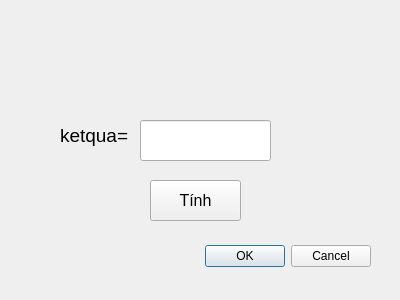
<?xml version="1.0" encoding="UTF-8"?>
<ui version="4.0">
 <class>Dialog</class>
 <widget class="QDialog" name="Dialog">
  <property name="geometry">
   <rect>
    <x>0</x>
    <y>0</y>
    <width>400</width>
    <height>300</height>
   </rect>
  </property>
  <property name="windowTitle">
   <string>Dialog</string>
  </property>
  <widget class="QDialogButtonBox" name="buttonBox">
   <property name="geometry">
    <rect>
     <x>30</x>
     <y>240</y>
     <width>341</width>
     <height>32</height>
    </rect>
   </property>
   <property name="orientation">
    <enum>Qt::Horizontal</enum>
   </property>
   <property name="standardButtons">
    <set>QDialogButtonBox::Cancel|QDialogButtonBox::Ok</set>
   </property>
  </widget>
  <widget class="QLabel" name="label">
   <property name="geometry">
    <rect>
     <x>60</x>
     <y>110</y>
     <width>81</width>
     <height>51</height>
    </rect>
   </property>
   <property name="font">
    <font>
     <pointsize>14</pointsize>
    </font>
   </property>
   <property name="text">
    <string>ketqua=</string>
   </property>
  </widget>
  <widget class="QLineEdit" name="lineEdit">
   <property name="geometry">
    <rect>
     <x>140</x>
     <y>120</y>
     <width>131</width>
     <height>41</height>
    </rect>
   </property>
   <property name="font">
    <font>
     <pointsize>12</pointsize>
    </font>
   </property>
  </widget>
  <widget class="QPushButton" name="pushButton">
   <property name="geometry">
    <rect>
     <x>150</x>
     <y>180</y>
     <width>91</width>
     <height>41</height>
    </rect>
   </property>
   <property name="font">
    <font>
     <pointsize>12</pointsize>
    </font>
   </property>
   <property name="text">
    <string>Tính</string>
   </property>
  </widget>
 </widget>
 <resources/>
 <connections>
  <connection>
   <sender>buttonBox</sender>
   <signal>accepted()</signal>
   <receiver>Dialog</receiver>
   <slot>accept()</slot>
   <hints>
    <hint type="sourcelabel">
     <x>248</x>
     <y>254</y>
    </hint>
    <hint type="destinationlabel">
     <x>157</x>
     <y>274</y>
    </hint>
   </hints>
  </connection>
  <connection>
   <sender>buttonBox</sender>
   <signal>rejected()</signal>
   <receiver>Dialog</receiver>
   <slot>reject()</slot>
   <hints>
    <hint type="sourcelabel">
     <x>316</x>
     <y>260</y>
    </hint>
    <hint type="destinationlabel">
     <x>286</x>
     <y>274</y>
    </hint>
   </hints>
  </connection>
 </connections>
</ui>
